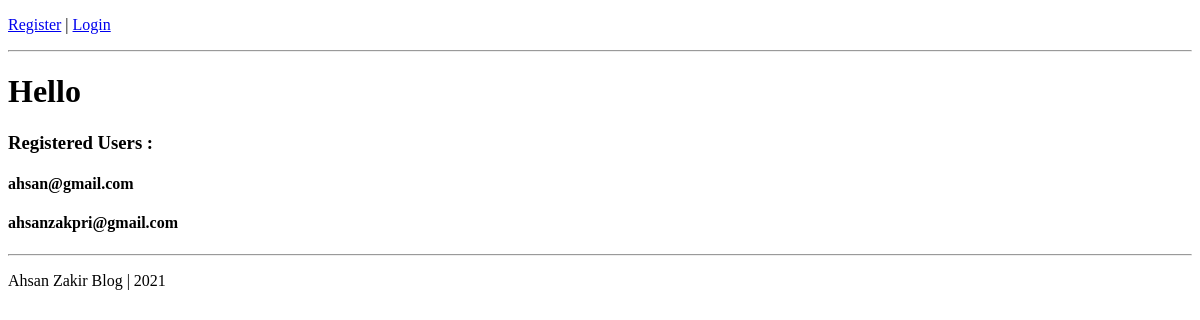
Before: / with the older database file.
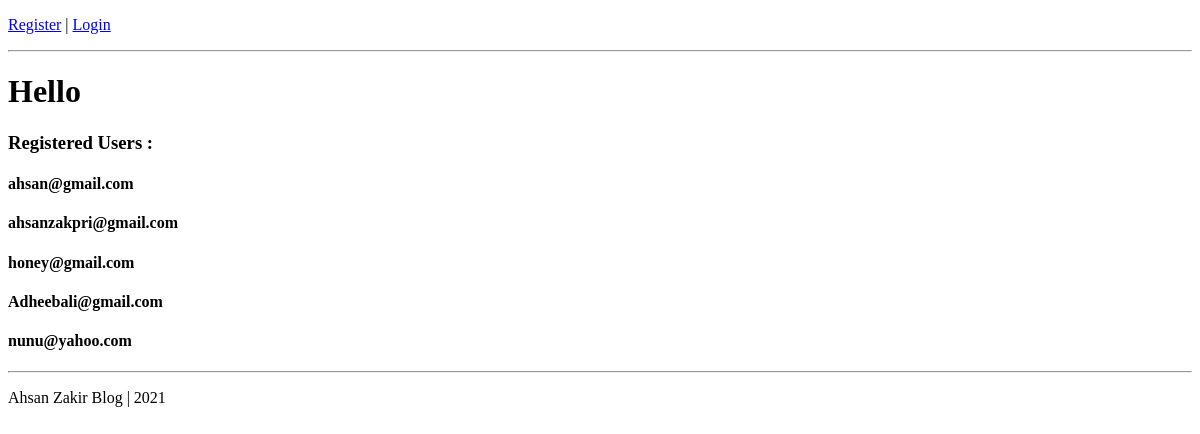
After: the same page with the newer database file.
### Account/models.py (models this page shows, shortened)
class Account(AbstractBaseUser):
    email = models.EmailField(verbose_name="email", max_length=60, unique=True)
    username = models.CharField(max_length=30, unique=True)
    date_joined = models.DateField(verbose_name='date_joined', auto_now_add=True)
    last_login = models.DateField(verbose_name="last login", auto_now=True)
    is_admin = models.BooleanField(default=False)
    is_active = models.BooleanField(default=True)
    is_staff = models.BooleanField(default=False)
    is_superuser = models.BooleanField(default=False)
    USERNAME_FIELD = 'email'
    REQUIRED_FIELDS = ['username']
    objects = MyAccountManager()
    def __str__(self):
        return self.email

### personal/views.py (the view)
# urls.py: path('', views.home_screen_view, name="home"),
def home_screen_view(request):
    context = {}
    context['some_string']  = "There is  the strinf and there is the number"
    accounts = Account.objects.all()
    context['accounts'] = accounts
    return render(request, 'personal/home.html', context)

### personal/templates/personal/home.html
{% extends 'base.html' %}
{% block content %}
<h3>Registered Users : </h3>
{% for account in accounts %}
<h4>{{account}}</h4>
{% endfor %}
{% endblock %}

### templates/base.html (shortened to what this page needs)
<!DOCTYPE html>
<html>
    <head>
        {% if request.user.is_authenticated %}
            <p>Hello, {{request.user.username}} | <a href="{% url 'logout' %}">Logout</a></p>
        {% else %}
            <p><a href="{% url 'register' %}">Register</a> | <a href="#">Login</a></p>
        {% endif %}
    </head>
<hr>
    <body>
        <h1>Hello<h1>
        {% block content %}
        {% endblock %}
        <footer>
            <hr>
            <p>Ahsan Zakir Blog | 2021</p>
        </footer>
    </body>
</html>

Changed rows visible on the page:
added Account: email "honey@gmail.com"
added Account: email "Adheebali@gmail.com"
added Account: email "nunu@yahoo.com"
